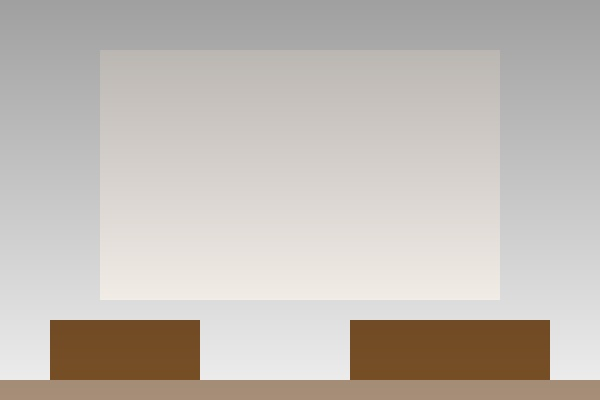
#> input picture sample_images/room_0.jpg, 600 x 400 px
$ python -i product_placement.py   (imports and definitions only)
#> lines starting #> are read from the running program, lines starting #| are printed output that depends on the picture; after the words box and inside, x2 and y2 are one past the last pixel; in counts of white or black regions, pixels touching at a corner belong together
"""
Simple Product Placement Demo - No External ML Dependencies
Demonstrates the core concepts without requiring diffusers/xformers
"""

import numpy as np
from PIL import Image, ImageDraw, ImageFilter, ImageEnhance
import cv2
import matplotlib.pyplot as plt
from pathlib import Path
import os

class SimpleProductPlacementDemo:
    """Demonstrates product placement concepts using basic image processing"""

    def __init__(self):
        print("Simple Product Placement Demo initialized")
        self.output_dir = Path("outputs")
        self.output_dir.mkdir(exist_ok=True)

    # [39 lines left out: function create_realistic_room, not called in this run]

    def create_depth_map(self, image):
        """Create a depth map using edge detection and gradients"""
        gray = cv2.cvtColor(np.array(image), cv2.COLOR_RGB2GRAY)
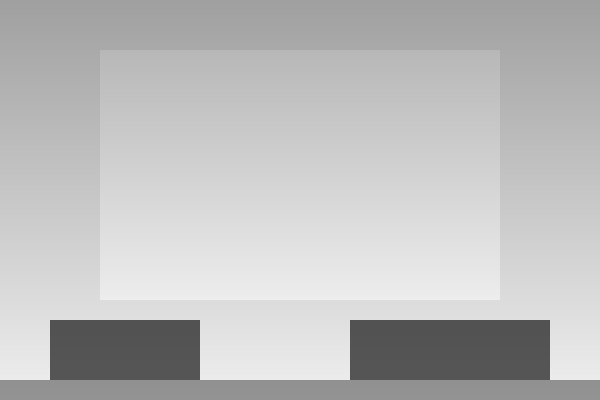
#> gray: shape (400, 600); min 81, max 239, mean 188.6

        # Edge detection
        edges = cv2.Canny(gray, 50, 150)
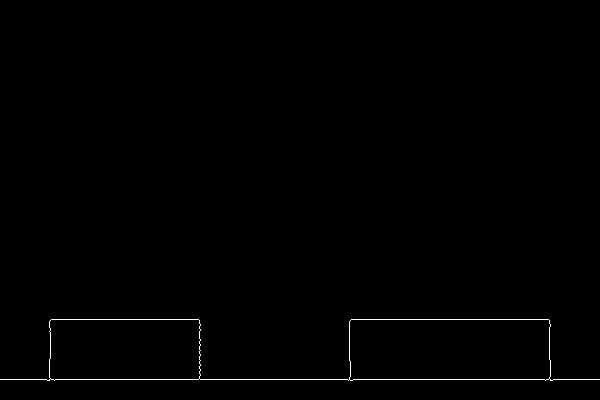
#> edges: shape (400, 600); 0.49% white in thin lines or dots, all inside (x1, y1, x2, y2) = (0, 319, 600, 381)

        # Create depth gradient (top = far, bottom = near)
        height, width = gray.shape
#> height = 400; width = 600
        depth_gradient = np.linspace(255, 100, height).reshape(-1, 1)
        depth_gradient = np.repeat(depth_gradient, width, axis=1)

        # Combine with edges for structure
        depth_map = depth_gradient.astype(np.uint8)
        depth_map = cv2.addWeighted(depth_map, 0.7, edges, 0.3, 0)
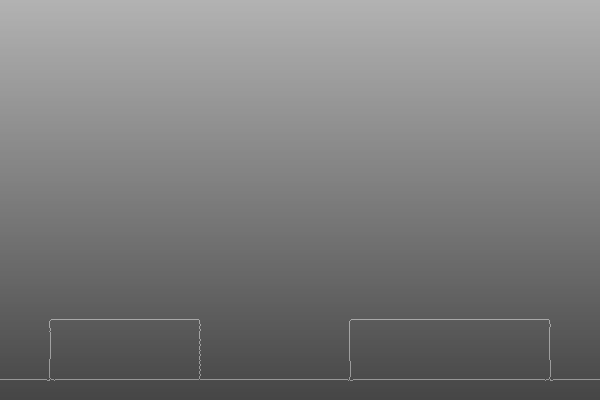
#> depth_map: shape (400, 600); min 70, max 178, mean 124.3

        # Smooth the depth map
        depth_map = cv2.GaussianBlur(depth_map, (9, 9), 0)

        return Image.fromarray(depth_map).convert('RGB')

    # [311 lines left out: functions place_tv, place_painting, create_size_comparison, create_ar_demonstration, demonstrate_controlnet_concepts, main, not called in this run]


# [2 lines not run here, left out]

>>> import cv2
>>> picture = cv2.cvtColor(cv2.imread('../sample_images/room_0.jpg'), cv2.COLOR_BGR2RGB)
>>> result = SimpleProductPlacementDemo().create_depth_map(picture)
